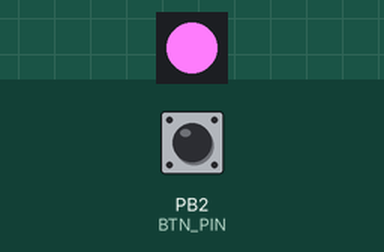
The sketch below on a simulated ATtiny85, built with avr-gcc and run on an emulated ATtiny85. On the bench: 1 RGB LEDs in strip order, left to right. Inputs (shaded band) come from the test bench; at power-on: PB2 (BTN_PIN) HIGH. Dim RGB values are drawn brighter than linear.

Above: at 1.29 s.
1.3 s: PB2 (BTN_PIN) pulled LOW for 0.15 s
At 1.9 s:
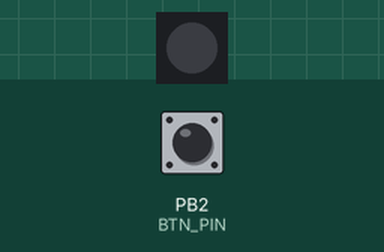
2.9 s: PB2 (BTN_PIN) pulled LOW for 1 s
At 2.98 s:
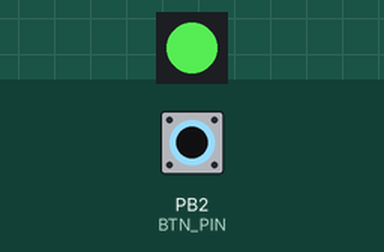
5.9 s: PB2 (BTN_PIN) pulled LOW for 3.2 s
At 6.9 s:
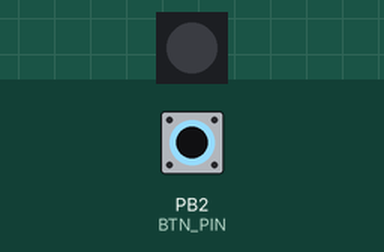
Timing chart, 0 to 8.9 s (numbered marks = the images above; inputs shaded):
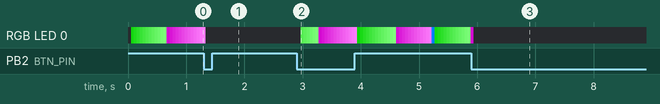

The sketch:

neopixel_button.ino
```cpp
#include <Adafruit_NeoPixel.h>
#ifdef __AVR__
  #include <avr/power.h>
#endif
#define PXL_PIN       13
#define NUMPIXELS 1

#define BTN_PIN 2
#define BTN_DEBOUNCE_MS 50

#define DELAYVAL 50

uint8_t base_colors[NUMPIXELS][3];

bool lights_on = true;

Adafruit_NeoPixel pixels(NUMPIXELS, PXL_PIN, NEO_GRB + NEO_KHZ800);

void setup_base_colors() {
  for (int i = 0; i < NUMPIXELS; i++) {
    base_colors[i][0] = 0;
    base_colors[i][1] = 255;
    base_colors[i][2] = 255;
  }
}

uint32_t color_of(int pixel) {
  uint8_t r = base_colors[pixel][0];
  uint8_t g = base_colors[pixel][1];
  uint8_t b = base_colors[pixel][2];
  return pixels.Color(r, g, b);
}

void button_fsm() {
  enum {
    BTN_UP,
    BTN_DOWN,
  };

  static int state = BTN_UP;
  static unsigned long last_transition_ms = 0;

  int btn_read = digitalRead(BTN_PIN);
  unsigned long now = millis();

  switch (state) {
  case BTN_UP:
    if (btn_read == LOW && (now - last_transition_ms) >= BTN_DEBOUNCE_MS) {
      lights_on = !lights_on;
      state = BTN_DOWN;
      last_transition_ms = now;
    }
    break;

  case BTN_DOWN:
    if (btn_read == HIGH &&
        (now - last_transition_ms) >= BTN_DEBOUNCE_MS) {
      state = BTN_UP;
      last_transition_ms = now;
    }
    break;
  }
}

void setup() {
#if defined(__AVR_ATtiny85__) && (F_CPU == 16000000)
  clock_prescale_set(clock_div_1);
#endif

  pixels.begin();

  setup_base_colors();

  pinMode(BTN_PIN, INPUT_PULLUP);
}

void update_pixels() {
  pixels.clear();
  static int r = 255, g = 128, b = 0;
  r = (r + 10) % 255;
  g = (g + 10) % 255;
  b = (b + 10) % 255;

  for (int i = 0; i < NUMPIXELS; i++) {
    pixels.setPixelColor(i, color_of(i) + pixels.Color(r, g, b));
  }

  pixels.setBrightness(lights_on ? 255 : 0);
  pixels.show();
}

void loop() {
  button_fsm();

  static unsigned long time_ms = millis();
  if (millis() - time_ms >= DELAYVAL) {
    update_pixels();
    time_ms = millis();
  }
}
```
